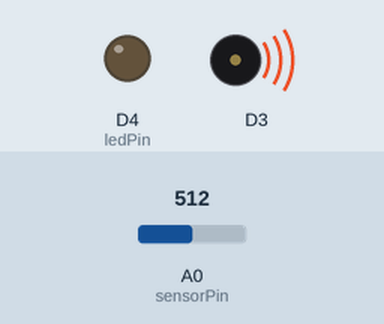
The sketch below on a simulated ESP8266 (NodeMCU). Shown: output pins drawn as LEDs (lit = HIGH), buzzer (waves = sounding). The inputs (shaded band) are chosen by the test bench; at power-on: A0 (sensorPin) = 512. What the sketch prints to the serial monitor is not drawn.

Above: at 1.2 s.
1.3 s: A0 (sensorPin) set to 416
4.3 s: A0 (sensorPin) set to 389
At 4.7 s:
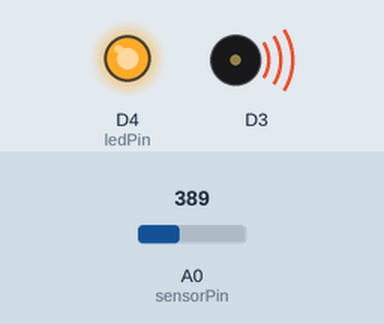
At 5.3 s:
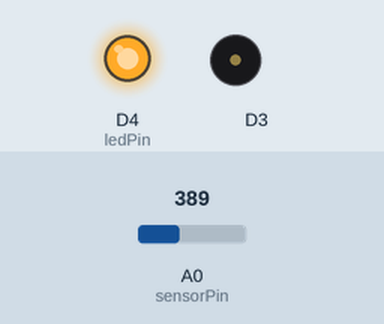
Timing chart, 0 to 7.3 s (numbered marks = the images above; inputs shaded):
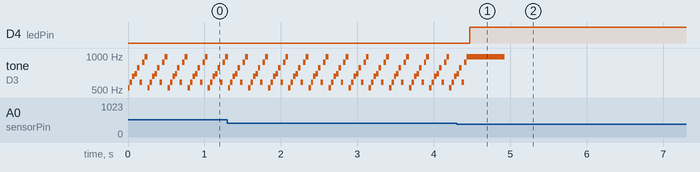

The sketch:

Ufuklab3.ino
```cpp
#include "pitches.h"
int sensorPin=A0;
int ledPin= LED_BUILTIN;
int sensorValue=0;


int melody [] = {NOTE_C5, NOTE_D5, NOTE_E5, NOTE_F5, NOTE_G5, NOTE_D5,NOTE_A5, NOTE_B5, NOTE_C5};
int duration = 500;

void setup()
  // put your setup code here, to run once:
{
pinMode(ledPin,OUTPUT);
Serial.begin(9600);
Serial.println("Welcome to the Best Project Ever :), Ferrol 13/03/2023");
}


void loop() {
  // put your main code here, to run repeatedly:
  sensorValue= analogRead(sensorPin);
  if (sensorValue>400)
  {
    digitalWrite(ledPin, LOW);
    for (int thisNote=0; thisNote<8; thisNote++) {
    tone(D3,melody[thisNote],duration);
    Serial.print("WARNING ! Here is quite hot! | ");
  }

  }else
  {
    digitalWrite(ledPin, HIGH);
  }
  Serial.println(sensorValue, DEC);

}
```

Measured:
- the behaviour switches between 401 and 400 on A0 (sensorPin) (found by bisection; images 0 and 1)
- after the input at 4.3 s, D4 (ledPin): LOW → HIGH after 0.17 s
- by itself, tone on D3: plays 698 Hz for 0.03 s, 784 Hz for 0.03 s, 587 Hz for 0.03 s, 880 Hz for 0.03 s, 988 Hz for 0.50 s
